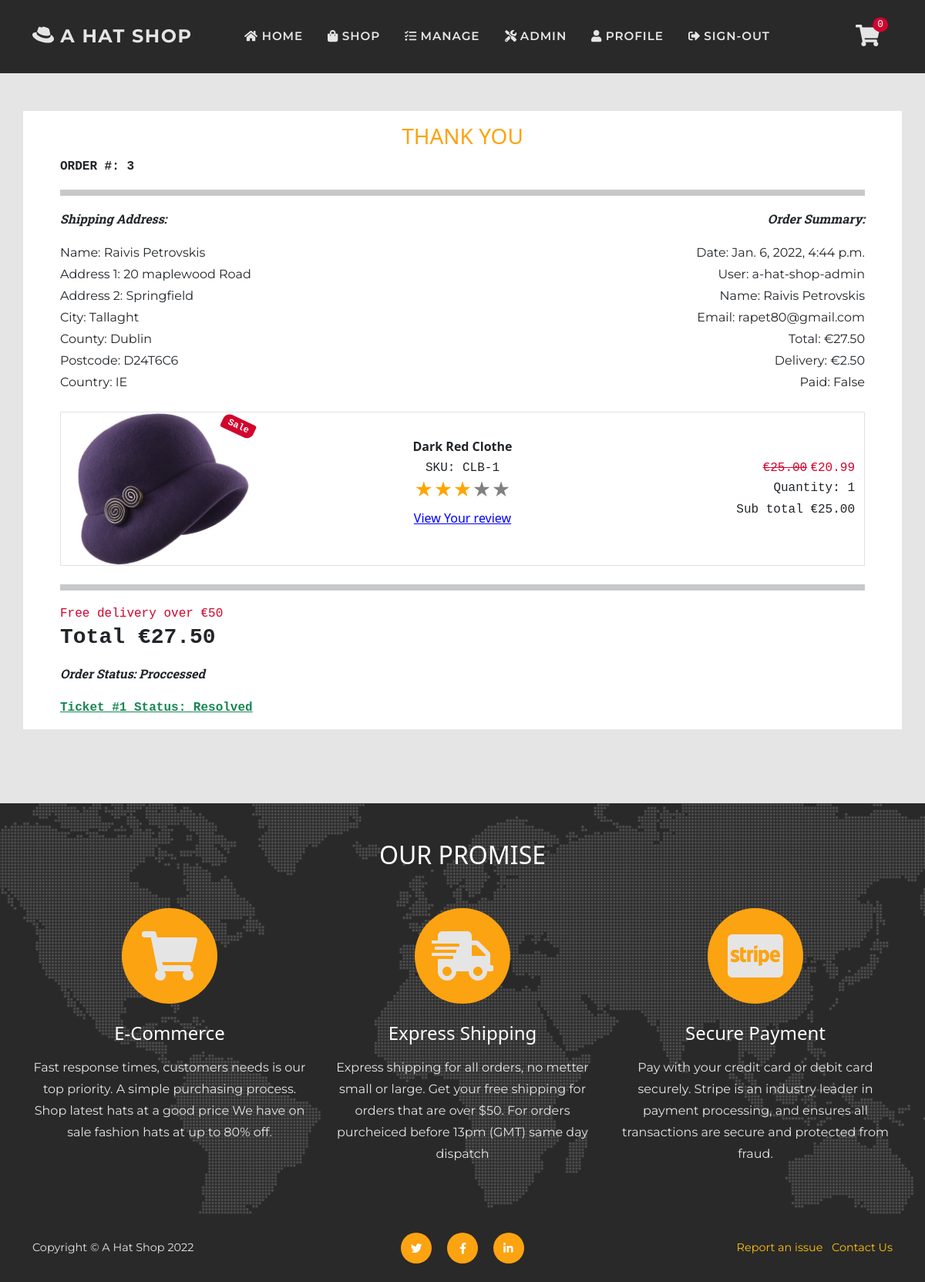
The app's page /user/order_history/FFB89DEE78DB473AAFF585FEDD5A8161 (signed in) with its own data.
### checkout/models.py (models this page shows, shortened)
class Order(models.Model):
    SUBMITTED = 'Submitted'
    PAYMENT = 'Payment received'
    PROCESSED = 'Proccessed'
    SHIPPED = 'Shipped'
    CANCELLED = 'Cancelled'
    COMPLETED = 'Completed'
    ORDER_STATUS = [
        (SUBMITTED, 'Submitted'),
        (PAYMENT, 'Payment received'),
        (PROCESSED, 'Proccessed'),
        (SHIPPED, 'Shipped'),
        (CANCELLED, 'Cancelled'),
        (COMPLETED, 'Completed'),
    ]
    date = models.DateTimeField(auto_now_add=True)
    status = models.CharField(
        max_length=50, default=SUBMITTED, choices=ORDER_STATUS)
    order_number = models.CharField(
        max_length=32, null=False, editable=False)
    total = models.DecimalField(
        max_digits=10, decimal_places=2, default=0)
    delivery = models.DecimalField(
        max_digits=6, decimal_places=2, default=0)
    items = models.TextField(
        null=False, blank=False, default='')
    stripe_pid = models.CharField(
        max_length=254, null=False, blank=False, default='')
    paid = models.BooleanField(default=False)
    user_profile = models.ForeignKey(
        User, on_delete=models.SET_NULL,
        null=True, blank=True, related_name='orders')
    full_name = models.CharField(max_length=50)
    email = models.EmailField(max_length=50)
    shipping_name = models.CharField(max_length=50)
    address_line_1 = models.CharField(max_length=100)
    address_line_2 = models.CharField(max_length=100, blank=True)
    city = models.CharField(max_length=60)
    county = models.CharField(max_length=60, blank=True)
    postcode = models.CharField(max_length=30, blank=True)
    country = CountryField(blank_label='Country')

class OrderLine(models.Model):
    product = models.ForeignKey(Product, on_delete=models.CASCADE)
    quantity = models.IntegerField(default=1)
    order = models.ForeignKey(Order, on_delete=models.CASCADE,
                              related_name='lineitems')
    product_total = models.DecimalField(
        max_digits=6, decimal_places=2, editable=False, default=0)

### shop/models.py (models this page shows, shortened)
class Product(models.Model):
    sku = models.CharField(max_length=60)
    category = models.ForeignKey(
        'Category', null=True, blank=True,
        on_delete=models.SET_NULL)
    style = models.CharField(max_length=60)
    color = models.CharField(max_length=60)
    name = models.CharField(max_length=60)
    description = models.TextField(max_length=250)
    price = models.DecimalField(
        max_digits=6, decimal_places=2)
    image = models.ImageField(null=True, blank=True)
    sale = models.BooleanField(default=False)
    sale_price = models.DecimalField(
        max_digits=6, decimal_places=2,
        null=True, blank=True)
    item_count = models.IntegerField(
        blank=False, null=False, default=0)
    rating = models.DecimalField(
        max_digits=6, decimal_places=2,
        null=True, blank=True)
    rating_counter = models.PositiveSmallIntegerField(default=0)

### support/models.py (models this page shows, shortened)
class CustomerSuport(models.Model):
    SUBMITTED = 'Submitted'
    REVIEW = 'In Review'
    RESOLVED = 'Resolved'
    SELECT = 'Select'
    ORDER = 'Order'
    PRODUCT = 'Product'
    ACCOUNT = 'Account'
    ISSUE_CHOICES = [
        (SELECT, 'Select'),
        (ORDER, 'Order'),
        (PRODUCT, 'Product'),
        (ACCOUNT, 'Account'),
    ]
    STATUS_CHOICES = [
        (SUBMITTED, 'Submitted'),
        (REVIEW, 'In Review'),
        (RESOLVED, 'Resolved'),
    ]
    status = models.CharField(
        max_length=60, default=SUBMITTED,
        choices=STATUS_CHOICES)
    user_profile = models.ForeignKey(
        User, on_delete=models.CASCADE,
        related_name='user_support')
    issue = models.CharField(
        max_length=60, default=SELECT,
        choices=ISSUE_CHOICES)
    message = models.TextField(max_length=500)
    order_line = models.ForeignKey(
        OrderLine, on_delete=models.CASCADE,
        related_name='orderline_support', null=True)
    order = models.ForeignKey(
        Order, on_delete=models.CASCADE,
        related_name='order_support', null=True)
    date = models.DateTimeField(auto_now_add=True)

### customers/views.py (the view, shortened to what this page needs)
# urls.py: path('order_history/<order_number>',
@login_required
def order_history(request, order_number):
    order = get_object_or_404(Order, order_number=order_number)
    profile = request.user
    if not profile.is_superuser:
        if not order.user_profile == profile:
            messages.error(request, 'Only order owner can view this page')
            return redirect(reverse('home'))
    admin = False
    status_form = None
    issues = CustomerSuport.objects.all()
    try:
        issue = issues.get(order=order)
    except CustomerSuport.DoesNotExist:
        issue = None
    order_reviews = profile.user_review.filter(
        order__order_number=order_number)
    order_list = list()
    for i in order_reviews:
        order_list.append(i.product.id)
    template = 'checkout/checkout-success.html'
    context = {
        'status_form': status_form,
        'issue': issue,
        'order_list': order_list,
        'order': order,
        'from_profile': True,
        'admin': admin,
    }
    return render(request, template, context)

### cart/contexts.py (called while the page is built, shortened)
def cart_contents(request):
    cart_items = []
    total = 0
    before = 0
    item_count = 0
    availability = 0
    cart = request.session.get('cart', {})
    if total < 50:
        delivery = total * Decimal(10 / 100)
        free_deivery = 50 * total
    else:
        delivery = 0
        free_deivery = 0
    delivery = round(delivery, 2)
    grand_total = delivery + total
    grand_total = round(grand_total, 2)
    context = {
        'cart_items': cart_items,
        'total': total,
        'before': before,
        'item_count': item_count,
        'delivery': delivery,
        'free_deivery': free_deivery,
        'deivery_treshold': 10,
        'grand_total': grand_total,
    }
    return context

### reviews/contexts.py (called while the page is built)
def review_context(request):
    review_items = ProductReview.objects.all()
    context = {
        'review_items': review_items,
    }
    return context

### support/contexts.py (called while the page is built, shortened)
def message_context(request):
    unread_messages_count = 0
    user_messages = None
    all_messages = Message.objects.all()
    if request.user.is_authenticated:
        profile = request.user
        user_messages = []
        if not request.user.is_superuser:
            if all_messages:
                issues = profile.user_support.all().exclude(status='Resolved')
        else:
            issues = CustomerSuport.objects.all()
        filtered_mesages = all_messages.exclude(
            user=profile).exclude(unread=False)
    context = {
        'unread_messages_count': unread_messages_count,
        'user_messages': user_messages,
    }
    return context

### checkout/templates/checkout/checkout-success.html (shortened to what this page needs)
{% extends 'base.html' %}
{% load static %}
{% block page_header %}
<header class="py-5">
</header>
{% endblock %}
{% block content %}
<section class="page-section">
    <div class="container bg-white px-3 pt-3 px-lg-5">
        <h3 class="col-12 text-uppercase text-center text-warning">Thank You</h3>
        <div class="row m-0 p-0">
            <p class="px-0 fw-bolder text-uppercase font-monospace">Order #: {{ order.id }}</p>
            <hr class="p-1">
            <div class="px-0 col-md-6">
                <p class="text-italic fw-bolder">Shipping Address:</p>
                <p class="mb-0 font-text">Name: {{ order.shipping_name }}</p>
                <p class="mb-0 font-text">Address 1: {{ order.address_line_1 }}</p>
                {% if order.address_line_2 %}
                <p class="mb-0 font-text">Address 2: {{ order.address_line_2 }}</p>
                {% endif %}
                <p class="mb-0 font-text">City: {{ order.city }}</p>
                {% if order.county %}
                <p class="mb-0 font-text">County: {{ order.county }}</p>
                {% endif %}
                {% if order.postcode %}
                <p class="mb-0 font-text">Postcode: {{ order.postcode }}</p>
                {% endif %}
                <p class="mb-0 font-text">Country: {{ order.country }}</p>
            </div>
            <div class="col-md-6 text-md-end px-0">
                <p class="text-italic fw-bolder">Order Summary:</p>
                <p class="mb-0 font-text">Date: {{ order.date }}</p>
                <p class="mb-0 font-text">User: {{ order.user_profile }}</p>
                <p class="mb-0 font-text">Name: {{ order.full_name }}</p>
                <p class="mb-0 font-text">Email: {{ order.email }}</p>
                <p class="mb-0 font-text">Total: €{{ order.total }}</p>
                <p class="mb-0 font-text">Delivery: €{{ order.delivery }}</p>
                <p class="mb-0 font-text">Paid: {{ order.paid }}</p>
            </div>
        </div>
        {% include 'includes/order-line-items.html' %}
        <hr class="p-1 mt-4">
        <div class="cart-conteiner bg-white align-items-center pb-3">
            <div class="col-12 fw-bolder font-monospace">
                <p>
                    {% if delivery != 0 %}
                    <span class="font-monospace h6">Delivery: €{{ delivery }}</span> <br>
                    {% else %}
                    <span class="text-danger m-0 h6 font-monospace">Free delivery over €50</span> <br>
                    {% endif %}
                    <span class="h3 fw-bold font-monospace">Total €{{ order.total }} </span>
                </p>
            </div>
            <div class="col-12">
                <div>
                    <p class="text-italic fw-bolder">Order Status: {{ order.status }}</p>
                </div>
            </div>
            <div class="col-12">
                {% if from_profile %}
                <div>
                    {% if issue %}
                    {% if issue.status == 'Resolved' %}
                    <a href="{% url 'messages_view' issue.id %}" class="m-0 link-success fw-bolder font-monospace"> Ticket #{{ issue.id }} Status: {{ issue.status }}</a>
                    {% else %}
                    <a href="{% url 'messages_view' issue.id %}" class="m-0 link-danger fw-bolder font-monospace"> Ticket #{{ issue.id }} Status: {{ issue.status }}</a>
                    {% endif %}
                    {% else %}
                    <a href="{% url 'submit' order.order_number %}">Report an issue</a>
                    {% endif %}
                </div>
                {% endif %}
            </div>
        </div>
    </div>
    {% include 'includes/forms/order-status-form.html' %}
</section>
{% endblock %}

### checkout/templates/includes/order-line-items.html
{% load thumbnail %}
{% for item in order.lineitems.all %}
<div class="cart-conteiner border mx-0 px-0 bg-white row align-items-center mt-2 mt-sm-4">
    <div class="col-6 col-sm-3 order-2 order-sm-1 position-relative">
        {% thumbnail item.product.image "150" as im %}
        <a class="" href="{% url 'shop_item' item.product.id %}"
            aria-label="A link to product {{ item.product.name }} details page">
            <div class="h-100 d-flex align-items-center ">
                <img class="card-img-top" src="{{ im.url }}"
                    alt="An image for product {{ item.product.name }} color {{ item.product.color }}" />
            </div>
        </a>
        {% if item.product.sale %}
        <div class="badge bg-danger text-white position-absolute font-monospace" style="top: 0.5rem; right: 0.5rem">
            Sale
        </div>
        {% endif %}
        {% endthumbnail %}
    </div>
    <div class="col-12 col-sm-6 order-1 order-sm-2 product text-center">
        <p class="text-capitalize mb-0 fw-bolder">{{ item.product.name }}</p>
        <p class="text-capitalize mb-0 font-monospace">SKU: {{ item.product.sku }}</p>
        <div class="star_container d-flex flex-column align-items-center">
            {% if item.product.rating %}
            <a href="{% url 'all_reviews' item.product.id %}">
                <div class="stars h4 text-warning"
                    style="background-image: linear-gradient(to right, orange, orange {% widthratio item.product.rating 5 100 %}%, gray {% widthratio item.product.rating 5 100 %}%, gray 100%)">
                    ★★★★★
                </div>
            </a>
            {% else %}
            <span class="time font-monospace">No reviews yet</span>
            <div class="stars h4 text-warning" style="background-image: linear-gradient(to right, gray, gray)">
                ★★★★★
            </div>
            {% endif %}
        </div>
        {% if order.user_profile and from_profile and not order.status == 'Cancelled' %}
        {% if not item.product.id in order_list %}
        <p><a href="{% url 'review_view' item.product.id  %}?order_id={{ order.order_number }}">Write a
                review</a></p>
        {% else %}
        <p><a href="{% url 'review_view' item.product.id  %}?order_id={{ order.order_number }}">View Your
                review</a></p>
        {% endif %}
        {% endif %}
    </div>
    <div class="col-3 col-6 col-sm-3 order-2 order-sm-3">
        <div class="text-end">
            {% if item.product.sale %}
            <span class="text-decoration-line-through text-danger  font-monospace">€{{ item.product.price }}</span>
            <span class="text-danger  font-monospace">€{{ item.product.sale_price }} </span>
            {% else %}
            <span class="font-monospace">€{{ item.product.price }}</span>
            {% endif %}
            <p class="mb-0 font-monospace">Quantity: {{ item.quantity }}</p>
            <p class="mb-0 font-monospace">Sub total €{{ item.product_total }} </p>
        </div>
    </div>
</div>
{% endfor %}

### static/css/base.css (style rules this page uses)
:root { --bs-warning: #fca311; --bs-white: #ffffff; --bs-gray: #292929; --bs-light: #e5e5e5; --bs-dark: #000000; --bs-danger: #d2042d; --bs-success: #6a994e; --bs-primary: #292929; --bs-secondary: #e5e5e5; --bs-primary-rgb: 41, 41, 41; --bs-secondary-rgb: 229, 229, 229; --bs-warning-rgb: 252, 163, 17; --bs-success-rgb: 106, 153, 78; --bs-danger-rgb: 210, 4, 45; --bs-white-rgb: 255, 255, 255; --bs-light-rgb: 229, 229, 229; --bs-dark-rgb: 0, 0, 0; }
.font-text { font-family: "Montserrat", sans-serif; }
.text-italic { font-weight: 400; font-style: italic; font-family: "Roboto Slab", sans-serif; }
html { scroll-padding-top: 4.5rem; scroll-behavior: smooth; }
body { position: relative; overflow-x: hidden; background-color: #e5e5e5; }
p { line-height: 1.75; }
a { color: blue; }
section, .page-section { padding: 3rem 0; min-height: 50vh; }
@media (min-width: 768px) { section { padding: 6rem 0; } }
.cart-conteiner .badge, .item .badge, .card .badge { transform: rotate(25deg); border-radius: 9px 3px; }

### reviews/static/css/reviews.css (style rules this page uses)
.stars { background-clip: text; -webkit-background-clip: text; -webkit-text-fill-color: transparent; color: transparent; width: fit-content; }
.star_container a { text-decoration: none; }
a .stars { transition: all 250ms; }

### static/css/forms.css (style rules this page uses)
::placeholder { font-family: "Montserrat", sans-serif; font-weight: 700; color: #c5c5c5 !important; }

### records on screen
Order: id "3", shipping_name "Raivis Petrovskis", address_line_1 "20 maplewood Road", address_line_2 "Springfield", city "Tallaght", county "Dublin", postcode "D24T6C6", country "IE", date "Jan. 6, 2022, 4:44 p.m.", user_profile "a-hat-shop-admin", full_name "Raivis Petrovskis", email "rapet80@gmail.com", total "27.50", delivery "2.50", paid "False", status "Proccessed"
OrderLine: shows "Sale", product.name "Dark Red Clothe", product.sku "CLB-1", product.price "25.00", product.sale_price "20.99", quantity "1", product_total "25.00"
CustomerSuport: id "1", status "Resolved"

### other values on screen
{{ item_count }} "0"
